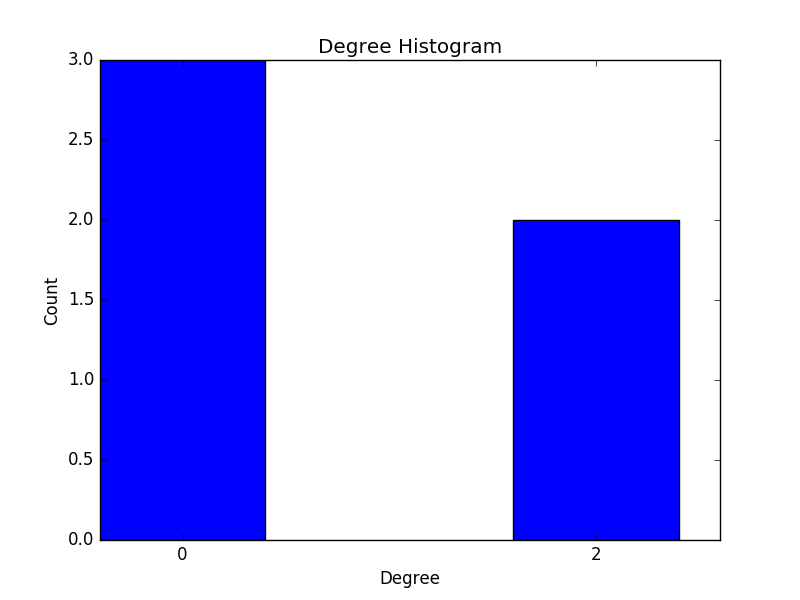

Python code for this plot:
#!/usr/bin/env python
"""
Draw degree histogram with matplotlib.
Random graph shown as inset
"""
import collections
import matplotlib.pyplot as plt
import networkx as nx

# G = nx.gnp_random_graph(100, 0.02)
G = nx.DiGraph()
G.add_edge(1, 3)
G.add_edge(1, 4)
G.add_edge(2, 4)
G.add_edge(2, 5)

degree_sequence = sorted([d for n, d in G.out_degree().items()], reverse=True)  # degree sequence

# print "Degree sequence", degree_sequence

degreeCount = collections.Counter(degree_sequence)
deg, cnt = zip(*degreeCount.items())

fig, ax = plt.subplots()
plt.bar(deg, cnt, width=0.80, color='b')

plt.title("Degree Histogram")
plt.ylabel("Count")
plt.xlabel("Degree")
ax.set_xticks([d + 0.4 for d in deg])
ax.set_xticklabels(deg)

# draw graph in inset
# plt.axes([0.4, 0.4, 0.5, 0.5])
# Gcc = sorted(nx.connected_component_subgraphs(G), key=len, reverse=True)[0]
# pos = nx.spring_layout(G)
# plt.axis('off')
# nx.draw_networkx_nodes(G, pos, node_size=20)
# nx.draw_networkx_edges(G, pos, alpha=0.4)

plt.savefig("degree_histogram.png")
plt.show()
